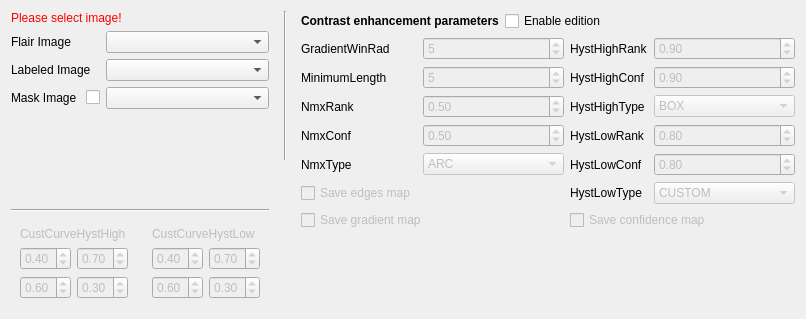
     <widget class="QWidget" name="tab_3">
      <attribute name="title">
       <string>Contrast enhancement</string>
      </attribute>
      <layout class="QHBoxLayout" name="horizontalLayout_10">
       <item>
        <layout class="QVBoxLayout" name="verticalLayout_9">
         <item>
          <layout class="QVBoxLayout" name="verticalLayout_12">
           <item>
            <layout class="QVBoxLayout" name="verticalLayout_5">
             <item>
              <widget class="QLabel" name="labelWarningEnhance">
               <property name="maximumSize">
                <size>
                 <width>16777215</width>
                 <height>30</height>
                </size>
               </property>
               <property name="styleSheet">
                <string notr="true">QLabel { color: rgb(255, 0, 0) }</string>
               </property>
               <property name="locale">
                <locale language="English" country="UnitedStates"/>
               </property>
               <property name="text">
                <string>Please select image!</string>
               </property>
              </widget>
             </item>
             <item>
              <layout class="QGridLayout" name="gridLayout_4">
               <item row="0" column="0">
                <widget class="QLabel" name="labelFlairEnhance">
                 <property name="sizePolicy">
                  <sizepolicy hsizetype="Maximum" vsizetype="Preferred">
                   <horstretch>0</horstretch>
                   <verstretch>0</verstretch>
                  </sizepolicy>
                 </property>
                 <property name="locale">
                  <locale language="English" country="UnitedStates"/>
                 </property>
                 <property name="text">
                  <string>Flair Image</string>
                 </property>
                </widget>
               </item>
               <item row="1" column="0">
                <widget class="QLabel" name="labelLBLEnhance">
                 <property name="locale">
                  <locale language="English" country="UnitedStates"/>
                 </property>
                 <property name="text">
                  <string>Labeled Image</string>
                 </property>
                </widget>
               </item>
               <item row="1" column="1">
                <widget class="QmitkDataStorageComboBox" name="lblImageSelectorEnhance">
                 <property name="sizePolicy">
                  <sizepolicy hsizetype="Expanding" vsizetype="Fixed">
                   <horstretch>0</horstretch>
                   <verstretch>0</verstretch>
                  </sizepolicy>
                 </property>
                 <property name="maximumSize">
                  <size>
                   <width>400</width>
                   <height>16777215</height>
                  </size>
                 </property>
                 <property name="locale">
                  <locale language="English" country="UnitedStates"/>
                 </property>
                 <property name="sizeAdjustPolicy">
                  <enum>QComboBox::AdjustToContents</enum>
                 </property>
                </widget>
               </item>
               <item row="2" column="1">
                <widget class="QmitkDataStorageComboBox" name="maskImageSelectorEnhance">
                 <property name="sizePolicy">
                  <sizepolicy hsizetype="Expanding" vsizetype="Fixed">
                   <horstretch>0</horstretch>
                   <verstretch>0</verstretch>
                  </sizepolicy>
                 </property>
                 <property name="maximumSize">
                  <size>
                   <width>400</width>
                   <height>16777215</height>
                  </size>
                 </property>
                 <property name="locale">
                  <locale language="English" country="UnitedStates"/>
                 </property>
                 <property name="sizeAdjustPolicy">
                  <enum>QComboBox::AdjustToContents</enum>
                 </property>
                </widget>
               </item>
               <item row="2" column="0">
                <layout class="QHBoxLayout" name="horizontalLayout_9">
                 <item>
                  <widget class="QLabel" name="labelMaskEnhance">
                   <property name="locale">
                    <locale language="English" country="UnitedStates"/>
                   </property>
                   <property name="text">
                    <string>Mask Image </string>
                   </property>
                  </widget>
                 </item>
                 <item>
                  <widget class="QCheckBox" name="maskCheckBoxEnhance">
                   <property name="sizePolicy">
                    <sizepolicy hsizetype="Fixed" vsizetype="Fixed">
                     <horstretch>0</horstretch>
                     <verstretch>0</verstretch>
                    </sizepolicy>
                   </property>
                   <property name="locale">
                    <locale language="English" country="UnitedStates"/>
                   </property>
                   <property name="text">
                    <string/>
                   </property>
                  </widget>
                 </item>
                </layout>
               </item>
               <item row="0" column="1">
                <widget class="QmitkDataStorageComboBox" name="flairImageSelectorEnhance">
                 <property name="sizePolicy">
                  <sizepolicy hsizetype="Expanding" vsizetype="Fixed">
                   <horstretch>0</horstretch>
                   <verstretch>0</verstretch>
                  </sizepolicy>
                 </property>
                 <property name="maximumSize">
                  <size>
                   <width>400</width>
                   <height>16777215</height>
                  </size>
                 </property>
                 <property name="locale">
                  <locale language="English" country="UnitedStates"/>
                 </property>
                 <property name="sizeAdjustPolicy">
                  <enum>QComboBox::AdjustToContents</enum>
                 </property>
                </widget>
               </item>
              </layout>
             </item>
            </layout>
           </item>
           <item>
            <spacer name="verticalSpacer_5">
             <property name="orientation">
              <enum>Qt::Vertical</enum>
             </property>
             <property name="sizeHint" stdset="0">
              <size>
               <width>20</width>
               <height>40</height>
              </size>
             </property>
            </spacer>
           </item>
          </layout>
         </item>
         <item>
          <widget class="Line" name="line_4">
           <property name="orientation">
            <enum>Qt::Horizontal</enum>
           </property>
          </widget>
         </item>
         <item>
          <layout class="QHBoxLayout" name="horizontalLayout_8">
           <item>
            <widget class="QWidget" name="widgetCustCurveHystHigh" native="true">
             <property name="enabled">
              <bool>false</bool>
             </property>
             <layout class="QGridLayout" name="gridLayout_5">
              <item row="0" column="0" colspan="2">
               <widget class="QLabel" name="labelCustomCurveHystHigh">
                <property name="text">
                 <string>CustCurveHystHigh</string>
                </property>
               </widget>
              </item>
              <item row="1" column="0">
               <widget class="QDoubleSpinBox" name="spinBoxCustomCurveHystHigh00">
                <property name="maximum">
                 <double>1.000000000000000</double>
                </property>
                <property name="singleStep">
                 <double>0.100000000000000</double>
                </property>
                <property name="value">
                 <double>0.400000000000000</double>
                </property>
               </widget>
              </item>
              <item row="1" column="1">
               <widget class="QDoubleSpinBox" name="spinBoxCustomCurveHystHigh01">
                <property name="maximum">
                 <double>1.000000000000000</double>
                </property>
                <property name="singleStep">
                 <double>0.100000000000000</double>
                </property>
                <property name="value">
                 <double>0.700000000000000</double>
                </property>
               </widget>
              </item>
              <item row="2" column="0">
               <widget class="QDoubleSpinBox" name="spinBoxCustomCurveHystHigh10">
                <property name="maximum">
                 <double>1.000000000000000</double>
                </property>
                <property name="singleStep">
                 <double>0.100000000000000</double>
                </property>
                <property name="value">
                 <double>0.600000000000000</double>
                </property>
               </widget>
              </item>
              <item row="2" column="1">
               <widget class="QDoubleSpinBox" name="spinBoxCustomCurveHystHigh11">
                <property name="maximum">
                 <double>1.000000000000000</double>
                </property>
                <property name="singleStep">
                 <double>0.100000000000000</double>
                </property>
                <property name="value">
                 <double>0.300000000000000</double>
                </property>
               </widget>
              </item>
             </layout>
            </widget>
           </item>
           <item>
            <widget class="QWidget" name="widgetCustCurveHystLow" native="true">
             <property name="enabled">
              <bool>false</bool>
             </property>
             <layout class="QGridLayout" name="gridLayout_6">
              <item row="0" column="0" colspan="2">
               <widget class="QLabel" name="labelCustomCurveHystLow">
                <property name="text">
                 <string>CustCurveHystLow</string>
                </property>
               </widget>
              </item>
              <item row="1" column="0">
               <widget class="QDoubleSpinBox" name="spinBoxCustomCurveHystLow00">
                <property name="maximum">
                 <double>1.000000000000000</double>
                </property>
                <property name="singleStep">
                 <double>0.100000000000000</double>
                </property>
                <property name="value">
                 <double>0.400000000000000</double>
                </property>
               </widget>
              </item>
              <item row="1" column="1">
               <widget class="QDoubleSpinBox" name="spinBoxCustomCurveHystLow01">
                <property name="maximum">
                 <double>1.000000000000000</double>
                </property>
                <property name="singleStep">
                 <double>0.100000000000000</double>
                </property>
                <property name="value">
                 <double>0.700000000000000</double>
                </property>
               </widget>
              </item>
              <item row="2" column="0">
               <widget class="QDoubleSpinBox" name="spinBoxCustomCurveHystLow10">
                <property name="maximum">
                 <double>1.000000000000000</double>
                </property>
                <property name="singleStep">
                 <double>0.100000000000000</double>
                </property>
                <property name="value">
                 <double>0.600000000000000</double>
                </property>
               </widget>
              </item>
              <item row="2" column="1">
               <widget class="QDoubleSpinBox" name="spinBoxCustomCurveHystLow11">
                <property name="maximum">
                 <double>1.000000000000000</double>
                </property>
                <property name="singleStep">
                 <double>0.100000000000000</double>
                </property>
                <property name="value">
                 <double>0.300000000000000</double>
                </property>
               </widget>
              </item>
             </layout>
            </widget>
           </item>
          </layout>
         </item>
        </layout>
       </item>
       <item>
        <layout class="QVBoxLayout" name="verticalLayout_15">
         <item>
          <layout class="QVBoxLayout" name="verticalLayout_11">
           <item>
            <widget class="Line" name="line_2">
             <property name="sizePolicy">
              <sizepolicy hsizetype="Preferred" vsizetype="Expanding">
               <horstretch>0</horstretch>
               <verstretch>0</verstretch>
              </sizepolicy>
             </property>
             <property name="minimumSize">
              <size>
               <width>10</width>
               <height>0</height>
              </size>
             </property>
             <property name="maximumSize">
              <size>
               <width>16777215</width>
               <height>16777215</height>
              </size>
             </property>
             <property name="orientation">
              <enum>Qt::Vertical</enum>
             </property>
            </widget>
           </item>
          </layout>
         </item>
         <item>
          <spacer name="verticalSpacer_4">
           <property name="orientation">
            <enum>Qt::Vertical</enum>
           </property>
           <property name="sizeType">
            <enum>QSizePolicy::Preferred</enum>
           </property>
           <property name="sizeHint" stdset="0">
            <size>
             <width>20</width>
             <height>148</height>
            </size>
           </property>
          </spacer>
         </item>
        </layout>
       </item>
       <item>
        <layout class="QVBoxLayout" name="verticalLayout_14">
         <item>
          <layout class="QHBoxLayout" name="horizontalLayout_17">
           <property name="sizeConstraint">
            <enum>QLayout::SetMinimumSize</enum>
           </property>
           <item>
            <widget class="QLabel" name="labelParametersEnhance">
             <property name="maximumSize">
              <size>
               <width>16777215</width>
               <height>30</height>
              </size>
             </property>
             <property name="font">
              <font>
               <weight>75</weight>
               <bold>true</bold>
              </font>
             </property>
             <property name="text">
              <string>Contrast enhancement parameters</string>
             </property>
             <property name="textFormat">
              <enum>Qt::AutoText</enum>
             </property>
            </widget>
           </item>
           <item>
            <widget class="QCheckBox" name="checkBoxEnableEditionEnhance">
             <property name="maximumSize">
              <size>
               <width>16777215</width>
               <height>30</height>
              </size>
             </property>
             <property name="text">
              <string>Enable edition</string>
             </property>
            </widget>
           </item>
           <item>
            <spacer name="horizontalSpacer_12">
             <property name="orientation">
              <enum>Qt::Horizontal</enum>
             </property>
             <property name="sizeHint" stdset="0">
              <size>
               <width>40</width>
               <height>20</height>
              </size>
             </property>
            </spacer>
           </item>
          </layout>
         </item>
         <item>
          <layout class="QVBoxLayout" name="verticalLayout_6">
           <item>
            <layout class="QGridLayout" name="gridLayout_3">
             <item row="0" column="0">
              <widget class="QLabel" name="labelGradientWRad">
               <property name="sizePolicy">
                <sizepolicy hsizetype="Preferred" vsizetype="Preferred">
                 <horstretch>0</horstretch>
                 <verstretch>0</verstretch>
                </sizepolicy>
               </property>
               <property name="text">
                <string>GradientWinRad</string>
               </property>
              </widget>
             </item>
             <item row="0" column="1">
              <widget class="QSpinBox" name="spinBoxGradientWRad">
               <property name="enabled">
                <bool>false</bool>
               </property>
               <property name="sizePolicy">
                <sizepolicy hsizetype="Preferred" vsizetype="Fixed">
                 <horstretch>0</horstretch>
                 <verstretch>0</verstretch>
                </sizepolicy>
               </property>
               <property name="value">
                <number>5</number>
               </property>
              </widget>
             </item>
             <item row="0" column="2">
              <widget class="QLabel" name="labelHysterisisHighRank">
               <property name="text">
                <string>HystHighRank</string>
               </property>
              </widget>
             </item>
             <item row="0" column="3">
              <widget class="QDoubleSpinBox" name="spinBoxHysterisisHighRank">
               <property name="enabled">
                <bool>false</bool>
               </property>
               <property name="sizePolicy">
                <sizepolicy hsizetype="Preferred" vsizetype="Fixed">
                 <horstretch>0</horstretch>
                 <verstretch>0</verstretch>
                </sizepolicy>
               </property>
               <property name="decimals">
                <number>2</number>
               </property>
               <property name="maximum">
                <double>1.000000000000000</double>
               </property>
               <property name="singleStep">
                <double>0.100000000000000</double>
               </property>
               <property name="value">
                <double>0.900000000000000</double>
               </property>
              </widget>
             </item>
             <item row="1" column="0">
              <widget class="QLabel" name="labelMinimumLength">
               <property name="sizePolicy">
                <sizepolicy hsizetype="Preferred" vsizetype="Preferred">
                 <horstretch>0</horstretch>
                 <verstretch>0</verstretch>
                </sizepolicy>
               </property>
               <property name="text">
                <string>MinimumLength</string>
               </property>
              </widget>
             </item>
             <item row="1" column="1">
              <widget class="QSpinBox" name="spinBoxMinimumLength">
               <property name="enabled">
                <bool>false</bool>
               </property>
               <property name="sizePolicy">
                <sizepolicy hsizetype="Preferred" vsizetype="Fixed">
                 <horstretch>0</horstretch>
                 <verstretch>0</verstretch>
                </sizepolicy>
               </property>
               <property name="value">
                <number>5</number>
               </property>
              </widget>
             </item>
             <item row="1" column="2">
              <widget class="QLabel" name="labelHysterisisHighConf">
               <property name="text">
                <string>HystHighConf</string>
               </property>
              </widget>
             </item>
             <item row="1" column="3">
              <widget class="QDoubleSpinBox" name="spinBoxHysterisisHighConf">
               <property name="enabled">
                <bool>false</bool>
               </property>
               <property name="sizePolicy">
                <sizepolicy hsizetype="Preferred" vsizetype="Fixed">
                 <horstretch>0</horstretch>
                 <verstretch>0</verstretch>
                </sizepolicy>
               </property>
               <property name="decimals">
                <number>2</number>
               </property>
               <property name="maximum">
                <double>1.000000000000000</double>
               </property>
               <property name="singleStep">
                <double>0.100000000000000</double>
               </property>
               <property name="value">
                <double>0.900000000000000</double>
               </property>
              </widget>
             </item>
             <item row="2" column="0">
              <widget class="QLabel" name="labelNmxRank">
               <property name="sizePolicy">
                <sizepolicy hsizetype="Preferred" vsizetype="Preferred">
                 <horstretch>0</horstretch>
                 <verstretch>0</verstretch>
                </sizepolicy>
               </property>
               <property name="text">
                <string>NmxRank</string>
               </property>
              </widget>
             </item>
             <item row="2" column="1">
              <widget class="QDoubleSpinBox" name="spinBoxNmxRank">
               <property name="enabled">
                <bool>false</bool>
               </property>
               <property name="sizePolicy">
                <sizepolicy hsizetype="Preferred" vsizetype="Fixed">
                 <horstretch>0</horstretch>
                 <verstretch>0</verstretch>
                </sizepolicy>
               </property>
               <property name="maximum">
                <double>1.000000000000000</double>
               </property>
               <property name="singleStep">
                <double>0.100000000000000</double>
               </property>
               <property name="value">
                <double>0.500000000000000</double>
               </property>
              </widget>
             </item>
             <item row="2" column="2">
              <widget class="QLabel" name="labelHysterisisHighType">
               <property name="text">
                <string>HystHighType</string>
               </property>
              </widget>
             </item>
             <item row="2" column="3">
              <widget class="QComboBox" name="comboBoxHysterisisHighType">
               <property name="enabled">
                <bool>false</bool>
               </property>
               <property name="maximumSize">
                <size>
                 <width>150</width>
                 <height>16777215</height>
                </size>
               </property>
               <property name="currentIndex">
                <number>4</number>
               </property>
               <item>
                <property name="text">
                 <string>ARC</string>
                </property>
               </item>
               <item>
                <property name="text">
                 <string>VERTICAL_LINE</string>
                </property>
               </item>
               <item>
                <property name="text">
                 <string>HORIZONTAL_LINE</string>
                </property>
               </item>
               <item>
                <property name="text">
                 <string>LINE</string>
                </property>
               </item>
               <item>
                <property name="text">
                 <string>BOX</string>
                </property>
               </item>
               <item>
                <property name="text">
                 <string>CUSTOM</string>
                </property>
               </item>
              </widget>
             </item>
             <item row="3" column="0">
              <widget class="QLabel" name="labelNmxConf">
               <property name="sizePolicy">
                <sizepolicy hsizetype="Preferred" vsizetype="Preferred">
                 <horstretch>0</horstretch>
                 <verstretch>0</verstretch>
                </sizepolicy>
               </property>
               <property name="text">
                <string>NmxConf</string>
               </property>
              </widget>
             </item>
             <item row="3" column="1">
              <widget class="QDoubleSpinBox" name="spinBoxNmxConf">
               <property name="enabled">
                <bool>false</bool>
               </property>
               <property name="sizePolicy">
                <sizepolicy hsizetype="Preferred" vsizetype="Fixed">
                 <horstretch>0</horstretch>
                 <verstretch>0</verstretch>
                </sizepolicy>
               </property>
               <property name="decimals">
                <number>2</number>
               </property>
               <property name="maximum">
                <double>1.000000000000000</double>
               </property>
               <property name="singleStep">
                <double>0.100000000000000</double>
               </property>
               <property name="value">
                <double>0.500000000000000</double>
               </property>
              </widget>
             </item>
             <item row="3" column="2">
              <widget class="QLabel" name="labelHysterisisLowRank">
               <property name="text">
                <string>HystLowRank</string>
               </property>
              </widget>
             </item>
             <item row="3" column="3">
              <widget class="QDoubleSpinBox" name="spinBoxHysterisisLowRank">
               <property name="enabled">
                <bool>false</bool>
               </property>
               <property name="sizePolicy">
                <sizepolicy hsizetype="Preferred" vsizetype="Fixed">
                 <horstretch>0</horstretch>
                 <verstretch>0</verstretch>
                </sizepolicy>
               </property>
               <property name="decimals">
                <number>2</number>
               </property>
               <property name="maximum">
                <double>1.000000000000000</double>
               </property>
               <property name="singleStep">
                <double>0.100000000000000</double>
               </property>
               <property name="value">
                <double>0.800000000000000</double>
               </property>
              </widget>
             </item>
             <item row="4" column="0">
              <widget class="QLabel" name="labelNmxType">
               <property name="sizePolicy">
                <sizepolicy hsizetype="Preferred" vsizetype="Preferred">
                 <horstretch>0</horstretch>
                 <verstretch>0</verstretch>
                </sizepolicy>
               </property>
               <property name="text">
                <string>NmxType</string>
               </property>
              </widget>
             </item>
             <item row="4" column="1">
              <widget class="QComboBox" name="comboBoxNmxType">
               <property name="enabled">
                <bool>false</bool>
               </property>
               <property name="maximumSize">
                <size>
                 <width>150</width>
                 <height>16777215</height>
                </size>
               </property>
               <item>
                <property name="text">
                 <string>ARC</string>
                </property>
               </item>
               <item>
                <property name="text">
                 <string>VERTICAL_LINE</string>
                </property>
               </item>
               <item>
                <property name="text">
                 <string>HORIZONTAL_LINE</string>
                </property>
               </item>
               <item>
                <property name="text">
                 <string>LINE</string>
                </property>
               </item>
               <item>
                <property name="text">
                 <string>BOX</string>
                </property>
               </item>
              </widget>
             </item>
             <item row="4" column="2">
              <widget class="QLabel" name="labelHysterisisLowConf">
               <property name="text">
                <string>HystLowConf</string>
               </property>
              </widget>
             </item>
             <item row="4" column="3">
              <widget class="QDoubleSpinBox" name="spinBoxHysterisisLowConf">
               <property name="enabled">
                <bool>false</bool>
               </property>
               <property name="sizePolicy">
                <sizepolicy hsizetype="Preferred" vsizetype="Fixed">
                 <horstretch>0</horstretch>
                 <verstretch>0</verstretch>
                </sizepolicy>
               </property>
               <property name="decimals">
                <number>2</number>
               </property>
               <property name="maximum">
                <double>1.000000000000000</double>
               </property>
               <property name="singleStep">
                <double>0.100000000000000</double>
               </property>
               <property name="value">
                <double>0.800000000000000</double>
               </property>
              </widget>
             </item>
             <item row="5" column="0">
              <widget class="QCheckBox" name="checkBoxEdgesMap">
               <property name="enabled">
                <bool>false</bool>
               </property>
               <property name="text">
                <string>Save edges map</string>
               </property>
               <property name="checked">
                <bool>false</bool>
               </property>
              </widget>
             </item>
             <item row="5" column="2">
              <widget class="QLabel" name="labelHysterisisLowType">
               <property name="text">
                <string>HystLowType</string>
               </property>
              </widget>
             </item>
             <item row="5" column="3">
              <widget class="QComboBox" name="comboBoxHysterisisLowType">
               <property name="enabled">
                <bool>false</bool>
               </property>
               <property name="maximumSize">
                <size>
                 <width>150</width>
                 <height>16777215</height>
                </size>
               </property>
               <property name="currentIndex">
                <number>5</number>
               </property>
               <item>
                <property name="text">
                 <string>ARC</string>
                </property>
               </item>
               <item>
                <property name="text">
                 <string>VERTICAL_LINE</string>
                </property>
               </item>
               <item>
                <property name="text">
                 <string>HORIZONTAL_LINE</string>
                </property>
               </item>
               <item>
                <property name="text">
                 <string>LINE</string>
                </property>
               </item>
               <item>
                <property name="text">
                 <string>BOX</string>
                </property>
               </item>
               <item>
                <property name="text">
                 <string>CUSTOM</string>
                </property>
               </item>
              </widget>
             </item>
             <item row="6" column="0" colspan="2">
              <widget class="QCheckBox" name="checkBoxGradMap">
               <property name="enabled">
                <bool>false</bool>
               </property>
               <property name="text">
                <string>Save gradient map</string>
               </property>
              </widget>
             </item>
             <item row="6" column="2" colspan="2">
              <widget class="QCheckBox" name="checkBoxConfMap">
               <property name="enabled">
                <bool>false</bool>
               </property>
               <property name="text">
                <string>Save confidence map</string>
               </property>
              </widget>
             </item>
            </layout>
           </item>
           <item>
            <spacer name="verticalSpacer_6">
             <property name="orientation">
              <enum>Qt::Vertical</enum>
             </property>
             <property name="sizeType">
              <enum>QSizePolicy::Expanding</enum>
             </property>
             <property name="sizeHint" stdset="0">
              <size>
               <width>20</width>
               <height>78</height>
              </size>
             </property>
            </spacer>
           </item>
          </layout>
         </item>
        </layout>
       </item>
      </layout>
     </widget>
